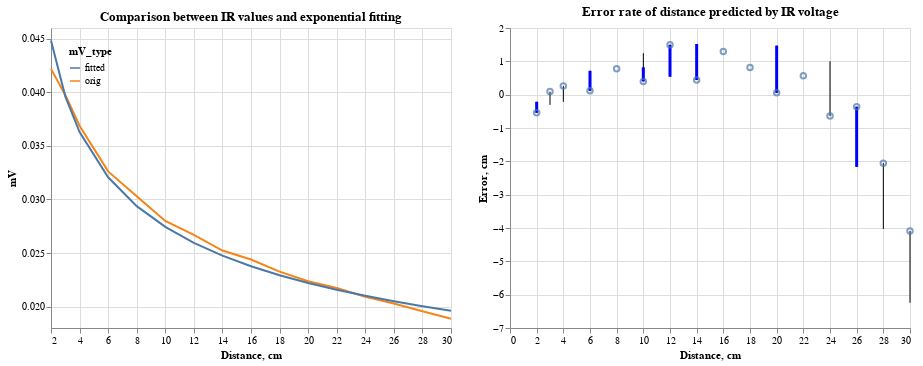

Write notebook code for a chart like this one.
### Markdown cell above
For infrared sensor, the fitting can be done. Ultrasound can compared exactly

### Code cell
dist = df_1['dist'].values
mv = df_1['IR'].values

a,b = np.polyfit(np.log(dist), np.log(mv), deg=1)

pred_mv = np.exp(b + a*np.log(dist))

pred_dist = np.exp((np.log(mv) - b)/a)

int_df = pd.DataFrame({'dist_orig': dist, 'mv_orig': mv, 'mv_fitted': pred_mv, 'dist_pred': pred_dist}).reset_index()
int_df_mv = pd.wide_to_long(int_df, stubnames='mv', i=['index', 'dist_orig', 'dist_pred'], j='mV_type', sep='_', suffix=r'\w+').reset_index()

int_df['err'] = int_df['dist_orig'] - int_df['dist_pred']
group = int_df.groupby('dist_orig')
stats_df = pd.DataFrame({"min_err": group.min()['err'], 
                         "max_err": group.max()['err'],  
                         "mean_err": group.mean()['err'], 
                         "median_err": group.quantile(0.5)['err'],
                         "quantile_25_err": group.quantile(0.25)['err'],
                         "quantile_75_err": group.quantile(0.75)['err']
                        }).reset_index()

base =  alt.Chart(stats_df).encode(
        x=alt.X('dist_orig', title='Distance, cm'),
)

(
    alt.Chart(int_df_mv).encode(
        x=alt.X('dist_orig', title='Distance, cm'),
        y=alt.Y('mean(mv):Q', scale=alt.Scale(zero=False), title='mV'),
        color=alt.Color('mV_type', legend=alt.Legend(orient='top-left'))
    ).mark_line().properties(title='Comparison between IR values and exponential fitting') |
    
    (
        base.encode(
            y=alt.Y('min_err:Q', scale=alt.Scale(zero=False), title='Error, cm'),
            y2=alt.Y2('max_err:Q'),
        ).mark_rule() + 
        base.encode(
            y=alt.Y('quantile_25_err:Q', scale=alt.Scale(zero=False), title='Error, cm'),
            y2=alt.Y2('quantile_75_err:Q',),
        ).mark_rule(strokeWidth=3, color='blue') +
        base.encode(
            y=alt.Y('median_err:Q', scale=alt.Scale(zero=False), title='Error, cm'),
        ).mark_point()
    ).properties(title='Error rate of distance predicted by IR voltage')
)

### Figure 1 — Vega-Lite specification as saved in the notebook (floating-point values rounded to 4 significant figures; data arrays with more than 128 entries replaced by an {"elided": "..."} marker saying what was removed)
{"config": {"view": {"continuousWidth": 400, "continuousHeight": 300}}, "hconcat": [{"data": {"name": "data-bfaad8f72ed39a81bb1f944b462e8f36"}, "mark": "line", "encoding": {"color": {"field": "mV_type", "legend": {"orient": "top-left"}, "type": "nominal"}, "x": {"field": "dist_orig", "title": "Distance, cm", "type": "quantitative"}, "y": {"aggregate": "mean", "field": "mv", "scale": {"zero": false}, "title": "mV", "type": "quantitative"}}, "title": "Comparison between IR values and exponential fitting"}, {"layer": [{"mark": "rule", "encoding": {"x": {"field": "dist_orig", "title": "Distance, cm", "type": "quantitative"}, "y": {"field": "min_err", "scale": {"zero": false}, "title": "Error, cm", "type": "quantitative"}, "y2": {"field": "max_err"}}}, {"mark": {"type": "rule", "color": "blue", "strokeWidth": 3}, "encoding": {"x": {"field": "dist_orig", "title": "Distance, cm", "type": "quantitative"}, "y": {"field": "quantile_25_err", "scale": {"zero": false}, "title": "Error, cm", "type": "quantitative"}, "y2": {"field": "quantile_75_err"}}}, {"mark": "point", "encoding": {"x": {"field": "dist_orig", "title": "Distance, cm", "type": "quantitative"}, "y": {"field": "median_err", "scale": {"zero": false}, "title": "Error, cm", "type": "quantitative"}}}], "data": {"name": "data-c71a463a8f0976c59496eae841fb0127"}, "title": "Error rate of distance predicted by IR voltage"}], "$schema": "https://vega.github.io/schema/vega-lite/v4.17.0.json", "datasets": {"data-bfaad8f72ed39a81bb1f944b462e8f36": {"elided": "640 records"}, "data-c71a463a8f0976c59496eae841fb0127": [{"dist_orig": 2, "min_err": -0.544, "max_err": -0.2129, "mean_err": -0.4494, "median_err": -0.544, "quantile_25_err": -0.544, "quantile_75_err": -0.2129}, {"dist_orig": 3, "min_err": -0.3067, "max_err": 0.09203, "mean_err": 0.02558, "median_err": 0.09203, "quantile_25_err": 0.09203, "quantile_75_err": 0.09203}, {"dist_orig": 4, "min_err": -0.2152, "max_err": 0.2582, "mean_err": 0.2025, "median_err": 0.2582, "quantile_25_err": 0.2582, "quantile_75_err": 0.2582}, {"dist_orig": 6, "min_err": 0.1166, "max_err": 0.7158, "mean_err": 0.3163, "median_err": 0.1166, "quantile_25_err": 0.1166, "quantile_75_err": 0.7158}, {"dist_orig": 8, "min_err": 0.7794, "max_err": 0.7794, "mean_err": 0.7794, "median_err": 0.7794, "quantile_25_err": 0.7794, "quantile_75_err": 0.7794}, {"dist_orig": 10, "min_err": 0.3979, "max_err": 1.244, "mean_err": 0.6206, "median_err": 0.3979, "quantile_25_err": 0.3979, "quantile_75_err": 0.8211}, {"dist_orig": 12, "min_err": 0.5373, "max_err": 1.496, "mean_err": 1.042, "median_err": 1.496, "quantile_25_err": 0.5373, "quantile_75_err": 1.496}, {"dist_orig": 14, "min_err": 0.4399, "max_err": 1.519, "mean_err": 0.8208, "median_err": 0.4399, "quantile_25_err": 0.4399, "quantile_75_err": 1.519}, {"dist_orig": 16, "min_err": 1.297, "max_err": 1.297, "mean_err": 1.297, "median_err": 1.297, "quantile_25_err": 1.297, "quantile_75_err": 1.297}, {"dist_orig": 18, "min_err": 0.8149, "max_err": 0.8149, "mean_err": 0.8149, "median_err": 0.8149, "quantile_25_err": 0.8149, "quantile_75_err": 0.8149}, {"dist_orig": 20, "min_err": 0.05509, "max_err": 1.471, "mean_err": 0.4714, "median_err": 0.05509, "quantile_25_err": 0.05509, "quantile_75_err": 1.471}, {"dist_orig": 22, "min_err": 0.5661, "max_err": 0.5661, "mean_err": 0.5661, "median_err": 0.5661, "quantile_25_err": 0.5661, "quantile_75_err": 0.5661}, {"dist_orig": 24, "min_err": -0.6406, "max_err": 1.002, "mean_err": -0.3278, "median_err": -0.6406, "quantile_25_err": -0.6406, "quantile_75_err": -0.6406}, {"dist_orig": 26, "min_err": -2.166, "max_err": -0.3624, "mean_err": -0.9364, "median_err": -0.3624, "quantile_25_err": -2.166, "quantile_75_err": -0.3624}, {"dist_orig": 28, "min_err": -4.028, "max_err": -2.054, "mean_err": -2.273, "median_err": -2.054, "quantile_25_err": -2.054, "quantile_75_err": -2.054}, {"dist_orig": 30, "min_err": -6.243, "max_err": -4.09, "mean_err": -4.15, "median_err": -4.09, "quantile_25_err": -4.09, "quantile_75_err": -4.09}]}}
